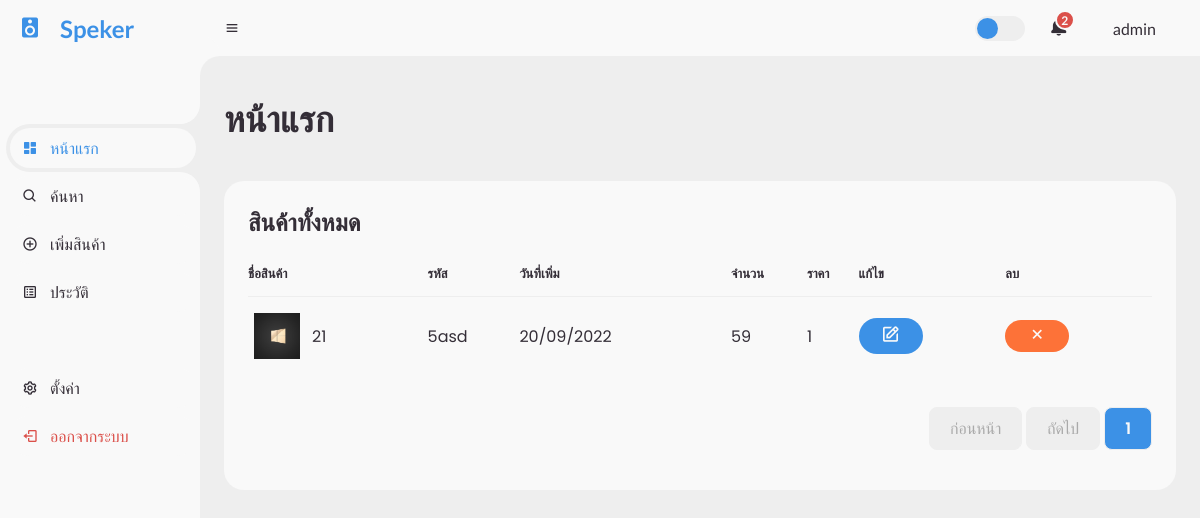
/index.php (signed in), run on an earlier commit of the app's database.
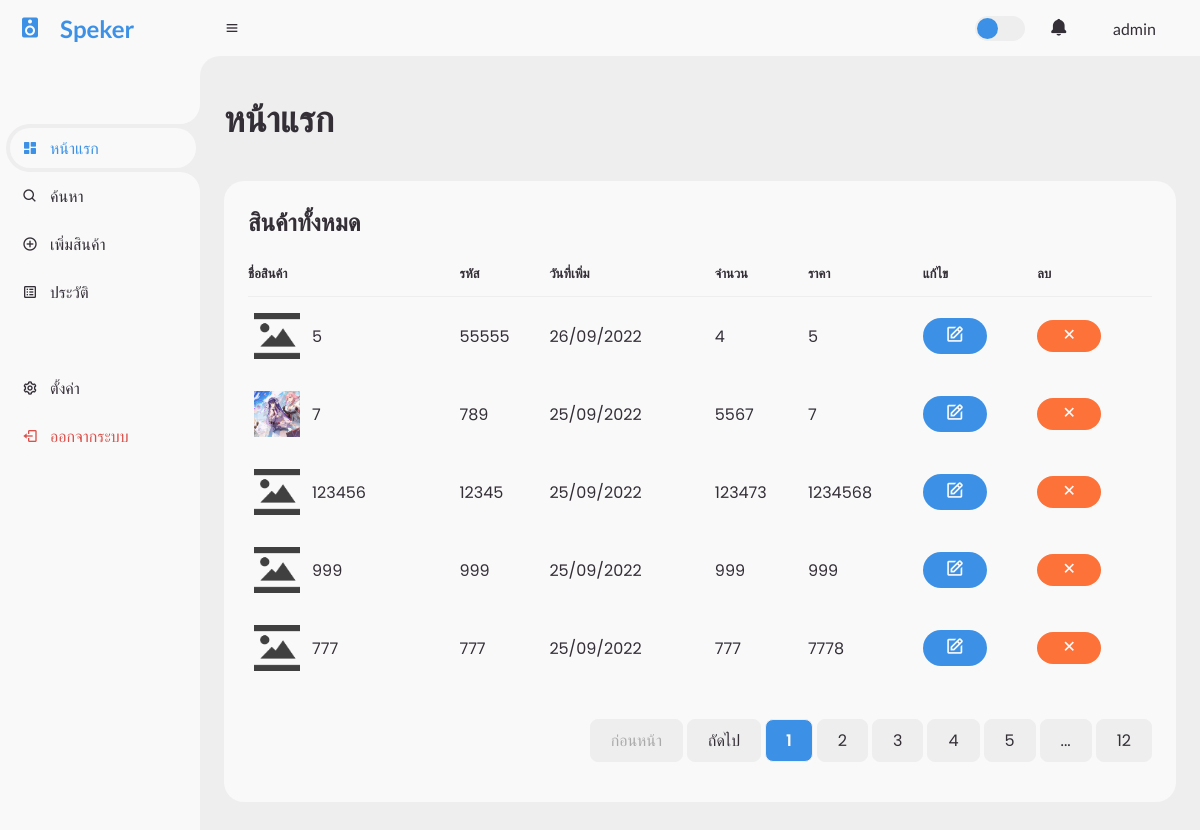
And on a later commit of the database.
### tables this page shows
CREATE TABLE `product` (
  `id` int(11) NOT NULL,
  `code` varchar(5) NOT NULL,
  `name` varchar(255) NOT NULL,
  `stock` int(11) NOT NULL,
  `price` decimal(10,0) NOT NULL,
  `detail` varchar(1000) NOT NULL,
  `image_path` varchar(255) NOT NULL,
  `create_date` datetime NOT NULL DEFAULT current_timestamp()
);

### function/notification.php (called while the page is built)
<?php
  include('./config/connect.php');
  $sql10 = "SELECT COUNT(*) as total FROM log WHERE log.read = 0";
  $query10 = mysqli_query($connect, $sql10);
  $data10 = mysqli_fetch_assoc($query10);
  $amount = $data10['total'];
?>

### index.php (the view, shortened to what the changed rows need)
<?php
  include('./config/connect.php');
  $id = $_SESSION['id'];
  if (!$id) {
    header( "location: login.php" );
    exit(0);
  } else {
    $role = $_SESSION['role'];
  }
  $perpage = 5;
  $page = 1;
  if (isset($_GET['page'])) {
    $page = $_GET['page'];
  } else {
    $page = 1;
  }
  $start = ($page - 1) * $perpage;
  $sql = "SELECT * FROM product ORDER BY product.create_date DESC limit $start,$perpage";
  $query = mysqli_query($connect, $sql);
  $sql2 = "SELECT COUNT(*) as total FROM product";
  $query2 = mysqli_query($connect, $sql2);
  $data2 = mysqli_fetch_assoc($query2);
  $total_page = ceil($data2['total'] / $perpage);
  if ($role == 0) {
    include('./function/notification.php');
  }
?>
<!DOCTYPE html>
<html lang="en">
<head>
  <link href="https://unpkg.com/boxicons@2.0.9/css/boxicons.min.css" rel="stylesheet" />
  <link rel="stylesheet" href="./css/style.css" />
</head>
<body>
  <section id="content">
    <nav>
      <?php
        if ($role == 0) {
      ?>
      <a href="notification.php" class="notification">
        <i class="bx bxs-bell"></i>
        <?php
         if ($amount > 0) {
          echo "<span class='num'>$amount</span>";
         }
        ?>
      </a>
      <?php } ?>
    </nav>
    <main>
      <div class="head-title">
        <div class="left">
          <h1>หน้าแรก</h1>
        </div>
      </div>
      <div class="table-data">
        <div class="order">
          <table>
            <thead>
              <tr>
                <th>ชื่อสินค้า</th>
                <th>รหัส</th>
                <th>วันที่เพิ่ม</th>
                <th>จำนวน</th>
                <th>ราคา</th>
                <th>แก้ไข</th>
                <?php
                  if ($role == 0) {
                    echo "<th>ลบ</th>";
                  }
                ?>
              </tr>
            </thead>
            <tbody>
              <?php
                while ($data = mysqli_fetch_array($query)) {
              ?>
              <tr>
                <td>
                  <?php if ($data['image_path']) {
                    echo "<img src ='$data[image_path]'/>";
                  } else {
                    echo "<img src ='./img/default/default.png' />";
                  }
                  ?>
                  <p><?php echo "$data[name]"; ?></p>
                </td>
                <td><?php echo "$data[code]"; ?></td>
                <td>
                  <?php
                    $date = date('d/m/Y', strtotime($data["create_date"]));
                    echo "$date";
                  ?>
                </td>
                <td><?php echo "$data[stock]"; ?></td>
                <td><?php echo "$data[price]"; ?></td>
                <td>
                  <?php echo "<a href='edit.php?id=$data[id]' class='completed'><i class='bx bx-edit'></i></a>"; ?>
                </td>
                <?php
                  if ($role == 0) {
                ?>
                <td>
                  <button type="button"
                    onclick="onPopup('<?php echo $data['name'];?>', '<?php echo 'delete.php?id='.$data['id'];?>')"
                    class="pending"><i class='bx bx-x'></i></a></button>
                </td>
                <?php } ?>
              </tr>
              <?php } ?>
            </tbody>
          </table>
          <div>
            <ul class="page">
              <?php
                if ($page == $total_page ) {
                  echo "<a href='#' class='disabled'><li>ถัดไป</li></a>";
                } else {
                  $next = $page + 1;
                  echo "<a href='index.php?page=$next'><li>ถัดไป</li></a>";
                }
                $page_pervious = $page - 1;
                $page_next = $page + 1;
                $page_last = $total_page - $page;
                if ($total_page < 7) {
                  for ($i = 1 ; $i <= $total_page; $i++) {
                    if ($i == $page) {
                      echo "<a href='index.php?page=$i' class='active'><li>$i</li></a>";
                    } else {
                      echo "<a href='index.php?page=$i'><li>$i</li></a>";
                    }
                  }
                } else {
                  $p = 1;
                  if ($page == $p) {
                    echo "<a href='index.php?page=$p' class='active'><li>$p</li></a>";
                  } else {
                    echo "<a href='index.php?page=$p'><li>$p</li></a>";
                  }
                  $p = 2;
                  if ($page >= 4) {
                    echo "<a href='#'><li>...</li></a>";
                  } else {
                    if ($page == $p) {
                      echo "<a href='index.php?page=$p' class='active'><li>$p</li></a>";
                    } else {
                      echo "<a href='index.php?page=$p'><li>$p</li></a>";
                    }
                  }
                  $p = 3;
                  if ($page >= 4 && $page_last > 2) {
                    echo "<a href='index.php?page=$page_pervious'><li>$page_pervious</li></a>";
                  } else if ($page >= 4 && $page_last <= 2) {
                    $p = $total_page - 4;
                    echo "<a href='index.php?page=$p'><li>$p</li></a>";
                  } else {
                    if ($page == $p) {
                      echo "<a href='index.php?page=$p' class='active'><li>$p</li></a>";
                    } else {
                      echo "<a href='index.php?page=$p'><li>$p</li></a>";
                    }
                  }
                  $p = 4;
                  if ($page_last <= 2) {
                    $p = $total_page - 3;
                    echo "<a href='index.php?page=$p'><li>$p</li></a>";
                  } else {
                    if ($page >= 4 && $page_last >= 3) {
                      echo "<a href='index.php?page=$page' class='active'><li>$page</li></a>";
                    } else if ($page >= 4 && $page_last < 3) {
                      echo "<a href='index.php?page=$page'><li>$page</li></a>";
                    } else {
                      echo "<a href='index.php?page=$p'><li>$p</li></a>";
                    }
                  }
                  $p = 5;
                  if ($page_last <= 2) {
                    $p = $total_page - 2;
                    if ($page == $p) {
                      echo "<a href='index.php?page=$p' class='active'><li>$p</li></a>";
                    } else {
                      echo "<a href='index.php?page=$p'><li>$p</li></a>";
                    }
                  } else {
                    if ($page >= 4) {
                      echo "<a href='index.php?page=$page_next'><li>$page_next</li></a>";
                    } else {
                      echo "<a href='index.php?page=$p'><li>$p</li></a>";
                    }
                  }
                  if ($page_last > 3) {
                    echo "<a href='#'><li>...</li></a>";
                  }
                  if ($total_page == $page) {
                    echo "<a href='index.php?page=$total_page' class='active'><li>$total_page</li></a>";
                  } else {
                    echo "<a href='index.php?page=$total_page'><li>$total_page</li></a>";
                  }
                }
              ?>
            </ul>
          </div>
        </div>
      </div>
    </main>
  </section>
</body>
</html>

What changed in the data, as far as the page shows it:
no longer on this page (row unchanged): product: image_path (picture), name "21", code "5asd", create_date "20/09/2022", stock "59", price "1"
added product: name "5", code "55555", create_date "26/09/2022", stock "4", price "5"
added product: image_path (picture), name "7", code "789", create_date "25/09/2022", stock "5567", price "7"
added product: name "123456", code "12345", create_date "25/09/2022", stock "123473", price "1234568"
added product: name "999", code "999", create_date "25/09/2022", stock "999", price "999"
added product: name "777", code "777", create_date "25/09/2022", stock "777", price "7778"
Also different on the page:
$p: (not shown) → "1"
$p: (not shown) → "2"
$p: (not shown) → "3"
$p: (not shown) → "4"
$p: (not shown) → "5"
$total_page: (not shown) → "12"
$amount: "2" → (not shown)
list line gone: "1"
